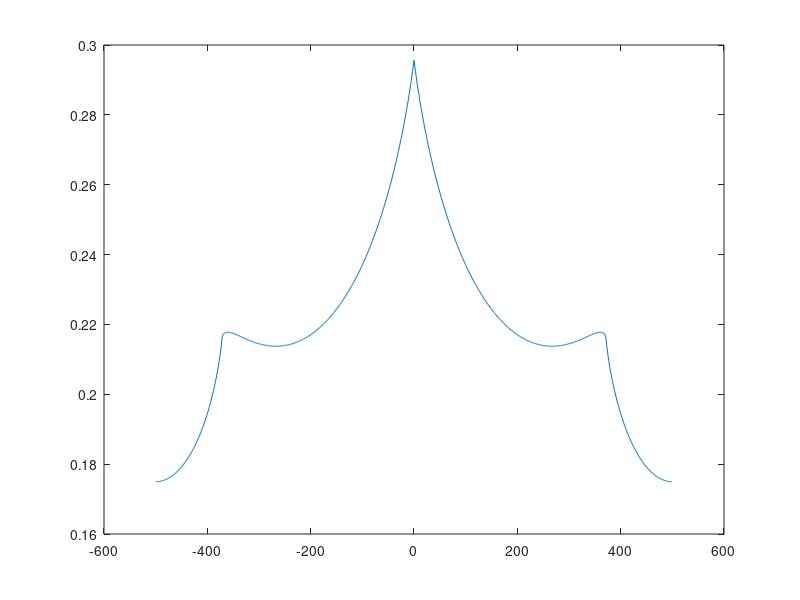

This figure's MATLAB source: (Note: this script raises an error after producing the figure.)
%% Homework 1
%Mason Bailey
%Problems 7.5-7.9, 7.10-7.13, 7.15

%% Problem 7.5a
%%
f =100; Ts=1/1000; time=10.0;
t=Ts:Ts:time ;
w=sin(2*pi*f*t);
N=2^10;
ssf=(-N/2:N/2-1)/(Ts*N);
fw=fft(w(1:N));
fws=fftshift(fw);
plot(ssf ,abs(fws))
% The peaks will be at f distance from the origin as long as f is less than
% (1/2Ts)

%% Problem 7.5b
%%

f =100; Ts=1/50; time=150.0;
t=Ts:Ts:time ;
w=sin(2*pi*f*t);
N=2^10;
ssf=(-N/2:N/2-1)/(Ts*N);
fw=fft(w(1:N));
fws=fftshift(fw);
plot(ssf ,abs(fws))
% If (1/2Ts) is less than or equal to f, then the waveform will not produce
% properly

%% Problem 7.5c
%%
f =100; Ts=1/1000; time=50.0;
t=Ts:Ts:time ;
w=sin(2*pi*f*t);
N=2^8;
ssf=(-N/2:N/2-1)/(Ts*N);
fw=fft(w(1:N));
fws=fftshift(fw);
plot(ssf ,abs(fws))
% As N decreases, the width (and height) of the peaks decrease as well

%% Problem 7.6
%%
f =100; Ts=1/1000; time=10.0;
t=Ts:Ts:time ;
w=sin(2*pi*f*t).^10;
N=2^10;
ssf=(-N/2:N/2-1)/(Ts*N);
fw=fft(w(1:N));
fws=fftshift(fw);
plot(ssf ,abs(fws))
% The spectrum of sin^2 is 0 to 512.5, and the spectrum of sin^3 is 0
% to 291. This means the largest k for sin^k would be the power that 2 is
% at for N

%% Problem 7.7
%%
f =100; Ts=1/1000; time=10.0;
t=Ts:Ts:time ;
w=sinc(2*pi*f*t).^2;
N=2^10;
ssf=(-N/2:N/2-1)/(Ts*N);
fw=fft(w(1:N));
fws=fftshift(fw);
plot(ssf ,abs(fws))
% The spectrum of sinc is 0 to 1.926 and the spectrum of sinc^2 is 0 to
% 0.2926

%% Problem 7.8
%%
f =100; Ts=1/1000; time=10.0;
t=Ts:Ts:time ;
w=sin(t)+j*e^-t;
N=2^10;
ssf=(-N/2:N/2-1)/(Ts*N);
fw=fft(w(1:N));
fws=fftshift(fw);
plot(ssf ,abs(fws))
% (Come back to)

%% Problem 7.9a
%%
% The phase values are 0, 11.46, 22.92, 45.84, 85.94, and 179.91
% respectively

%% Problem 7.9b
%%
% The phase values are 0, 11.46, 22.92, 45.84, 85.94, and 179.91
% respectively

%% Problem 7.10
%%
filename='C:\Users\mqbai\Documents\MATLAB\PrinciplesOfCommunication\gong.wav';                    % name of wave file
[x,sr]= audioread(filename);            % read in wavefile
Ts=1/sr ;                               % sample interval & # of samples
N=2^15; x=x(1:N)';                      % length for analysis
sound(x,1/Ts)                           % play sound (if possible)
time=Ts*(0:length(x)-1);                % time base for plotting
subplot(2,1,1), plot(time,x)            % and plot top figure
magx=abs(fft(x));                       % take FFT magnitude
ssf =(0:N/2-1)/(Ts*N);                  % freq base for plotting
subplot(2,1,2), plot(ssf, magx(1:N/2))  % plot mag spectrum
% Come back to problem

%% Problem 7.15
%%
%